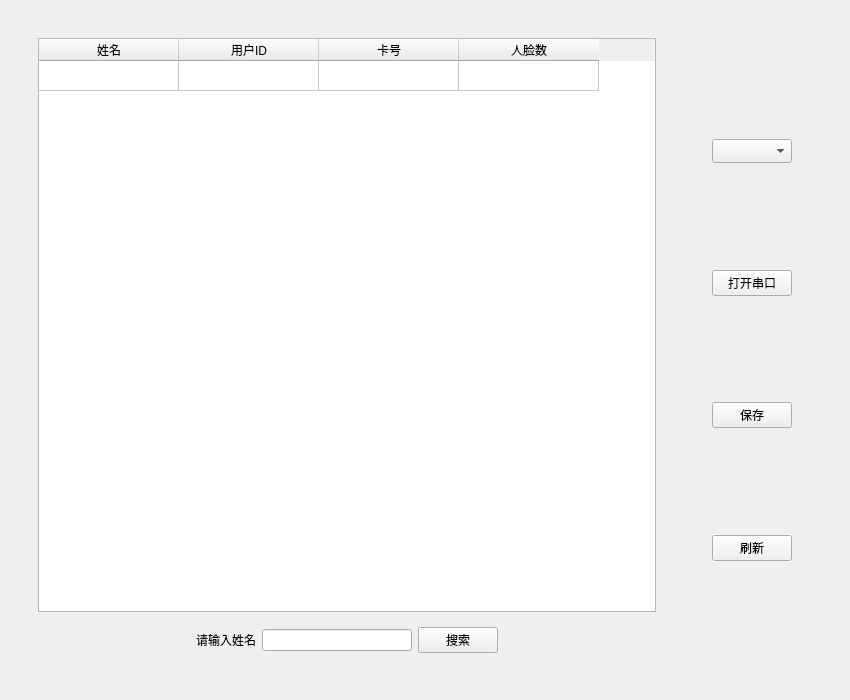
<?xml version="1.0" encoding="UTF-8"?>
<ui version="4.0">
 <class>Dialog</class>
 <widget class="QWidget" name="Dialog">
  <property name="geometry">
   <rect>
    <x>0</x>
    <y>0</y>
    <width>850</width>
    <height>700</height>
   </rect>
  </property>
  <property name="maximumSize">
   <size>
    <width>850</width>
    <height>700</height>
   </size>
  </property>
  <property name="windowTitle">
   <string>功能界面</string>
  </property>
  <layout class="QGridLayout" name="gridLayout">
   <item row="0" column="0" rowspan="2" colspan="2">
    <widget class="QWidget" name="widget" native="true">
     <layout class="QGridLayout" name="gridLayout_2">
      <item row="0" column="0">
       <widget class="QStackedWidget" name="stackedWidget">
        <property name="currentIndex">
         <number>1</number>
        </property>
        <widget class="QWidget" name="page">
         <layout class="QGridLayout" name="gridLayout_9">
          <item row="0" column="2">
           <spacer name="verticalSpacer_8">
            <property name="orientation">
             <enum>Qt::Vertical</enum>
            </property>
            <property name="sizeType">
             <enum>QSizePolicy::Fixed</enum>
            </property>
            <property name="sizeHint" stdset="0">
             <size>
              <width>20</width>
              <height>50</height>
             </size>
            </property>
           </spacer>
          </item>
          <item row="1" column="0">
           <spacer name="horizontalSpacer_12">
            <property name="orientation">
             <enum>Qt::Horizontal</enum>
            </property>
            <property name="sizeType">
             <enum>QSizePolicy::Fixed</enum>
            </property>
            <property name="sizeHint" stdset="0">
             <size>
              <width>100</width>
              <height>20</height>
             </size>
            </property>
           </spacer>
          </item>
          <item row="1" column="1" rowspan="2" colspan="2">
           <widget class="QTableWidget" name="tableWidget_2">
            <property name="rowCount">
             <number>1</number>
            </property>
            <attribute name="horizontalHeaderDefaultSectionSize">
             <number>250</number>
            </attribute>
            <row/>
            <column>
             <property name="text">
              <string>face_token</string>
             </property>
            </column>
            <column>
             <property name="text">
              <string>添加时间</string>
             </property>
            </column>
           </widget>
          </item>
          <item row="2" column="3">
           <spacer name="horizontalSpacer_13">
            <property name="orientation">
             <enum>Qt::Horizontal</enum>
            </property>
            <property name="sizeType">
             <enum>QSizePolicy::Fixed</enum>
            </property>
            <property name="sizeHint" stdset="0">
             <size>
              <width>100</width>
              <height>20</height>
             </size>
            </property>
           </spacer>
          </item>
          <item row="3" column="1">
           <spacer name="verticalSpacer_10">
            <property name="orientation">
             <enum>Qt::Vertical</enum>
            </property>
            <property name="sizeType">
             <enum>QSizePolicy::Fixed</enum>
            </property>
            <property name="sizeHint" stdset="0">
             <size>
              <width>20</width>
              <height>50</height>
             </size>
            </property>
           </spacer>
          </item>
         </layout>
        </widget>
        <widget class="QWidget" name="page_1">
         <layout class="QGridLayout" name="gridLayout_4">
          <item row="0" column="0">
           <widget class="QWidget" name="widget_11" native="true">
            <layout class="QGridLayout" name="gridLayout_3">
             <item row="0" column="0">
              <widget class="QTableWidget" name="tableWidget">
               <property name="rowCount">
                <number>1</number>
               </property>
               <property name="columnCount">
                <number>4</number>
               </property>
               <attribute name="horizontalHeaderDefaultSectionSize">
                <number>140</number>
               </attribute>
               <attribute name="verticalHeaderVisible">
                <bool>false</bool>
               </attribute>
               <row/>
               <column>
                <property name="text">
                 <string>姓名</string>
                </property>
               </column>
               <column>
                <property name="text">
                 <string>用户ID</string>
                </property>
               </column>
               <column>
                <property name="text">
                 <string>卡号</string>
                </property>
               </column>
               <column>
                <property name="text">
                 <string>人脸数</string>
                </property>
               </column>
              </widget>
             </item>
             <item row="1" column="0">
              <widget class="QWidget" name="widget_4" native="true">
               <layout class="QHBoxLayout" name="horizontalLayout_5">
                <item>
                 <spacer name="horizontalSpacer_31">
                  <property name="orientation">
                   <enum>Qt::Horizontal</enum>
                  </property>
                  <property name="sizeHint" stdset="0">
                   <size>
                    <width>50</width>
                    <height>20</height>
                   </size>
                  </property>
                 </spacer>
                </item>
                <item>
                 <widget class="QLabel" name="xinming_label">
                  <property name="text">
                   <string>请输入姓名</string>
                  </property>
                 </widget>
                </item>
                <item>
                 <widget class="QLineEdit" name="lineEdit_search"/>
                </item>
                <item>
                 <widget class="QPushButton" name="searchButton">
                  <property name="text">
                   <string>搜索</string>
                  </property>
                 </widget>
                </item>
                <item>
                 <spacer name="horizontalSpacer_32">
                  <property name="orientation">
                   <enum>Qt::Horizontal</enum>
                  </property>
                  <property name="sizeHint" stdset="0">
                   <size>
                    <width>50</width>
                    <height>20</height>
                   </size>
                  </property>
                 </spacer>
                </item>
               </layout>
              </widget>
             </item>
            </layout>
           </widget>
          </item>
          <item row="0" column="1">
           <spacer name="horizontalSpacer_14">
            <property name="orientation">
             <enum>Qt::Horizontal</enum>
            </property>
            <property name="sizeType">
             <enum>QSizePolicy::Fixed</enum>
            </property>
            <property name="sizeHint" stdset="0">
             <size>
              <width>12</width>
              <height>20</height>
             </size>
            </property>
           </spacer>
          </item>
          <item row="0" column="2">
           <widget class="QWidget" name="widget_12" native="true">
            <layout class="QGridLayout" name="gridLayout_5">
             <item row="0" column="1">
              <spacer name="verticalSpacer_12">
               <property name="orientation">
                <enum>Qt::Vertical</enum>
               </property>
               <property name="sizeHint" stdset="0">
                <size>
                 <width>20</width>
                 <height>89</height>
                </size>
               </property>
              </spacer>
             </item>
             <item row="1" column="0">
              <spacer name="horizontalSpacer_15">
               <property name="orientation">
                <enum>Qt::Horizontal</enum>
               </property>
               <property name="sizeType">
                <enum>QSizePolicy::Fixed</enum>
               </property>
               <property name="sizeHint" stdset="0">
                <size>
                 <width>20</width>
                 <height>20</height>
                </size>
               </property>
              </spacer>
             </item>
             <item row="1" column="1">
              <widget class="QComboBox" name="serialBox">
               <property name="sizePolicy">
                <sizepolicy hsizetype="Preferred" vsizetype="Fixed">
                 <horstretch>0</horstretch>
                 <verstretch>0</verstretch>
                </sizepolicy>
               </property>
               <property name="minimumSize">
                <size>
                 <width>0</width>
                 <height>24</height>
                </size>
               </property>
               <property name="maximumSize">
                <size>
                 <width>16777215</width>
                 <height>30</height>
                </size>
               </property>
              </widget>
             </item>
             <item row="1" column="2">
              <spacer name="horizontalSpacer_16">
               <property name="orientation">
                <enum>Qt::Horizontal</enum>
               </property>
               <property name="sizeType">
                <enum>QSizePolicy::Fixed</enum>
               </property>
               <property name="sizeHint" stdset="0">
                <size>
                 <width>20</width>
                 <height>20</height>
                </size>
               </property>
              </spacer>
             </item>
             <item row="2" column="1">
              <spacer name="verticalSpacer_13">
               <property name="orientation">
                <enum>Qt::Vertical</enum>
               </property>
               <property name="sizeHint" stdset="0">
                <size>
                 <width>20</width>
                 <height>89</height>
                </size>
               </property>
              </spacer>
             </item>
             <item row="3" column="0">
              <spacer name="horizontalSpacer_17">
               <property name="orientation">
                <enum>Qt::Horizontal</enum>
               </property>
               <property name="sizeType">
                <enum>QSizePolicy::Fixed</enum>
               </property>
               <property name="sizeHint" stdset="0">
                <size>
                 <width>20</width>
                 <height>20</height>
                </size>
               </property>
              </spacer>
             </item>
             <item row="3" column="1">
              <widget class="QPushButton" name="serialButton">
               <property name="sizePolicy">
                <sizepolicy hsizetype="Minimum" vsizetype="Fixed">
                 <horstretch>0</horstretch>
                 <verstretch>0</verstretch>
                </sizepolicy>
               </property>
               <property name="minimumSize">
                <size>
                 <width>0</width>
                 <height>24</height>
                </size>
               </property>
               <property name="maximumSize">
                <size>
                 <width>16777215</width>
                 <height>30</height>
                </size>
               </property>
               <property name="text">
                <string>打开串口</string>
               </property>
              </widget>
             </item>
             <item row="3" column="2">
              <spacer name="horizontalSpacer_18">
               <property name="orientation">
                <enum>Qt::Horizontal</enum>
               </property>
               <property name="sizeType">
                <enum>QSizePolicy::Fixed</enum>
               </property>
               <property name="sizeHint" stdset="0">
                <size>
                 <width>20</width>
                 <height>20</height>
                </size>
               </property>
              </spacer>
             </item>
             <item row="4" column="1">
              <spacer name="verticalSpacer_14">
               <property name="orientation">
                <enum>Qt::Vertical</enum>
               </property>
               <property name="sizeHint" stdset="0">
                <size>
                 <width>20</width>
                 <height>88</height>
                </size>
               </property>
              </spacer>
             </item>
             <item row="5" column="0">
              <spacer name="horizontalSpacer_19">
               <property name="orientation">
                <enum>Qt::Horizontal</enum>
               </property>
               <property name="sizeType">
                <enum>QSizePolicy::Fixed</enum>
               </property>
               <property name="sizeHint" stdset="0">
                <size>
                 <width>20</width>
                 <height>20</height>
                </size>
               </property>
              </spacer>
             </item>
             <item row="5" column="1">
              <widget class="QPushButton" name="saveButton">
               <property name="sizePolicy">
                <sizepolicy hsizetype="Minimum" vsizetype="Fixed">
                 <horstretch>0</horstretch>
                 <verstretch>0</verstretch>
                </sizepolicy>
               </property>
               <property name="minimumSize">
                <size>
                 <width>0</width>
                 <height>24</height>
                </size>
               </property>
               <property name="text">
                <string>保存</string>
               </property>
              </widget>
             </item>
             <item row="5" column="2">
              <spacer name="horizontalSpacer_20">
               <property name="orientation">
                <enum>Qt::Horizontal</enum>
               </property>
               <property name="sizeType">
                <enum>QSizePolicy::Fixed</enum>
               </property>
               <property name="sizeHint" stdset="0">
                <size>
                 <width>20</width>
                 <height>20</height>
                </size>
               </property>
              </spacer>
             </item>
             <item row="6" column="1">
              <spacer name="verticalSpacer_15">
               <property name="orientation">
                <enum>Qt::Vertical</enum>
               </property>
               <property name="sizeHint" stdset="0">
                <size>
                 <width>20</width>
                 <height>89</height>
                </size>
               </property>
              </spacer>
             </item>
             <item row="7" column="0">
              <spacer name="horizontalSpacer_21">
               <property name="orientation">
                <enum>Qt::Horizontal</enum>
               </property>
               <property name="sizeType">
                <enum>QSizePolicy::Fixed</enum>
               </property>
               <property name="sizeHint" stdset="0">
                <size>
                 <width>20</width>
                 <height>20</height>
                </size>
               </property>
              </spacer>
             </item>
             <item row="7" column="1">
              <widget class="QPushButton" name="shaixin_Button">
               <property name="sizePolicy">
                <sizepolicy hsizetype="Minimum" vsizetype="Fixed">
                 <horstretch>0</horstretch>
                 <verstretch>0</verstretch>
                </sizepolicy>
               </property>
               <property name="minimumSize">
                <size>
                 <width>0</width>
                 <height>24</height>
                </size>
               </property>
               <property name="maximumSize">
                <size>
                 <width>16777215</width>
                 <height>30</height>
                </size>
               </property>
               <property name="text">
                <string>刷新</string>
               </property>
              </widget>
             </item>
             <item row="7" column="2">
              <spacer name="horizontalSpacer_22">
               <property name="orientation">
                <enum>Qt::Horizontal</enum>
               </property>
               <property name="sizeType">
                <enum>QSizePolicy::Fixed</enum>
               </property>
               <property name="sizeHint" stdset="0">
                <size>
                 <width>20</width>
                 <height>20</height>
                </size>
               </property>
              </spacer>
             </item>
             <item row="8" column="1">
              <spacer name="verticalSpacer_16">
               <property name="orientation">
                <enum>Qt::Vertical</enum>
               </property>
               <property name="sizeHint" stdset="0">
                <size>
                 <width>20</width>
                 <height>89</height>
                </size>
               </property>
              </spacer>
             </item>
            </layout>
           </widget>
          </item>
         </layout>
        </widget>
       </widget>
      </item>
     </layout>
    </widget>
   </item>
  </layout>
 </widget>
 <resources/>
 <connections/>
</ui>
